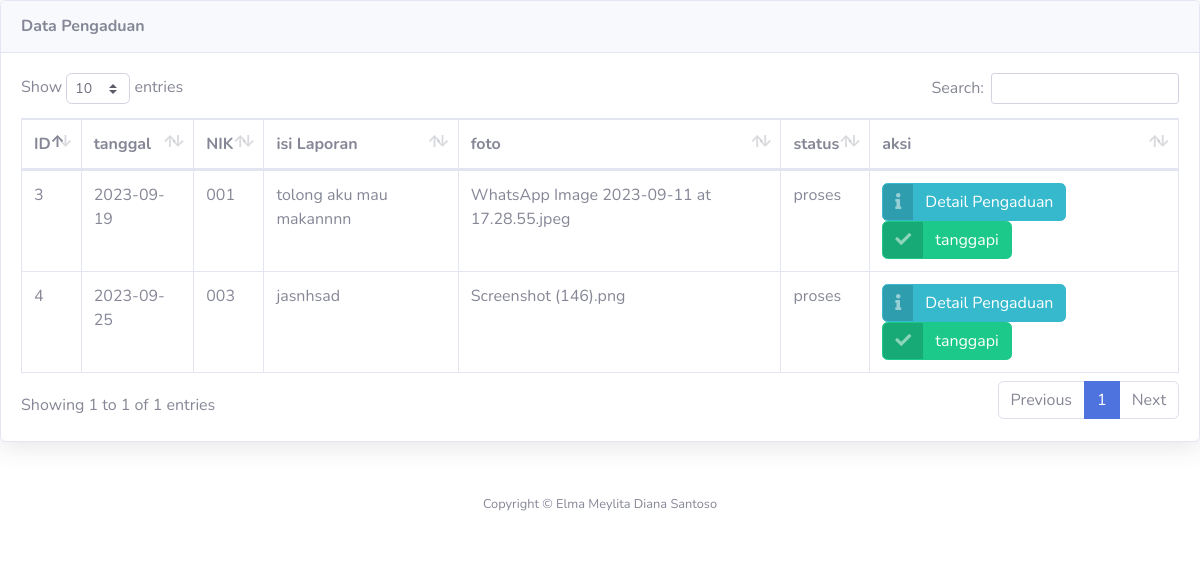
The app's page /admin/verifikasi_pengaduan.php with its own data.
### tables this page shows
CREATE TABLE `pengaduan` (
  `id_pengaduan` int(11) NOT NULL,
  `tgl_pengaduan` date NOT NULL,
  `nik` varchar(16) NOT NULL,
  `isi_laporan` text NOT NULL,
  `foto` varchar(255) NOT NULL,
  `status` enum('0','proses','selesai','') NOT NULL
);

### admin/verifikasi_pengaduan.php (the view, shortened to what this page needs)
<!DOCTYPE html>
<html lang="en">
<head>
  <link href="../vendor/fontawesome-free/css/all.min.css" rel="stylesheet" type="text/css">
  <link href="../css/sb-admin-2.min.css" rel="stylesheet">
  <link href="../vendor/datatables/dataTables.bootstrap4.min.css" rel="stylesheet">
</head>
<body id="page-top">
          <div class="card shadow mb-4">
            <div class="card-header py-3">
              <h6 class="m-0 font-weight-bold text-secondary">Data Pengaduan</h6>
            </div>
            <div class="card-body">
              <div class="table-responsive">
                <table class="table table-bordered" id="dataTable" width="100%" cellspacing="0">
                  <thead>
                    <tr>
                      <th>ID</th>
                      <th>tanggal</th>
                      <th>NIK</th>
                      <th>isi Laporan</th>
                      <th> foto</th>
                      <th>status</th>
                      <th>aksi</th>
                    </tr>
                  </thead>
                  <?php
                  require '../koneksi.php';
                  $sql= mysqli_query($con,"select * from pengaduan where status='proses'");
                  while ($data=mysqli_fetch_array($sql)) {
                  ?>
                  <tbody>
                    <tr>
                      <td><?php echo $data['id_pengaduan'];?></td>
                      <td><?php echo $data['tgl_pengaduan'];?></td>
                      <td><?php echo $data ['nik'];?></td>
                      <td><?php echo $data ['isi_laporan'];?></td>
                      <td><?php echo $data ['foto'];?></td>
                      <td><?php echo $data ['status'];?></td>
                      <td>
                        <a href="?url=detail_pengaduan&id=<?php echo $data ['id_pengaduan'];?>
                        " class="btn btn-info btn-icon-split">
                          <span class="icon text-white-50">
                          <i class="fas fa-info"></i>
                          </span>
                          <span class="text">Detail Pengaduan</span>
                        </a>
                        <a href="?url=tanggapan&id=<?php echo $data ['id_pengaduan'];?>
                        " class="btn btn-success btn-icon-split">
                          <span class="icon text-white-50">
                          <i class="fas fa-check"></i>
                          </span>
                          <span class="text">tanggapi</span>
                        </a>
                      </td>
                    </tr>
                  </tbody>
                  <?php }?>
                </table>
              </div>
            </div>
          </div>
      <footer class="sticky-footer bg-white">
        <div class="container my-auto">
          <div class="copyright text-center my-auto">
            <span>Copyright &copy; Elma Meylita Diana Santoso</span>
          </div>
        </div>
      </footer>
</body>
</html>

### records on screen
pengaduan: id_pengaduan "3", tgl_pengaduan "2023-09-19", nik "001", isi_laporan "tolong aku mau makannnn", foto "WhatsApp Image 2023-09-11 at 17.28.55.jpeg", status "proses"
pengaduan: id_pengaduan "4", tgl_pengaduan "2023-09-25", nik "003", isi_laporan "jasnhsad", foto "Screenshot (146).png", status "proses"
